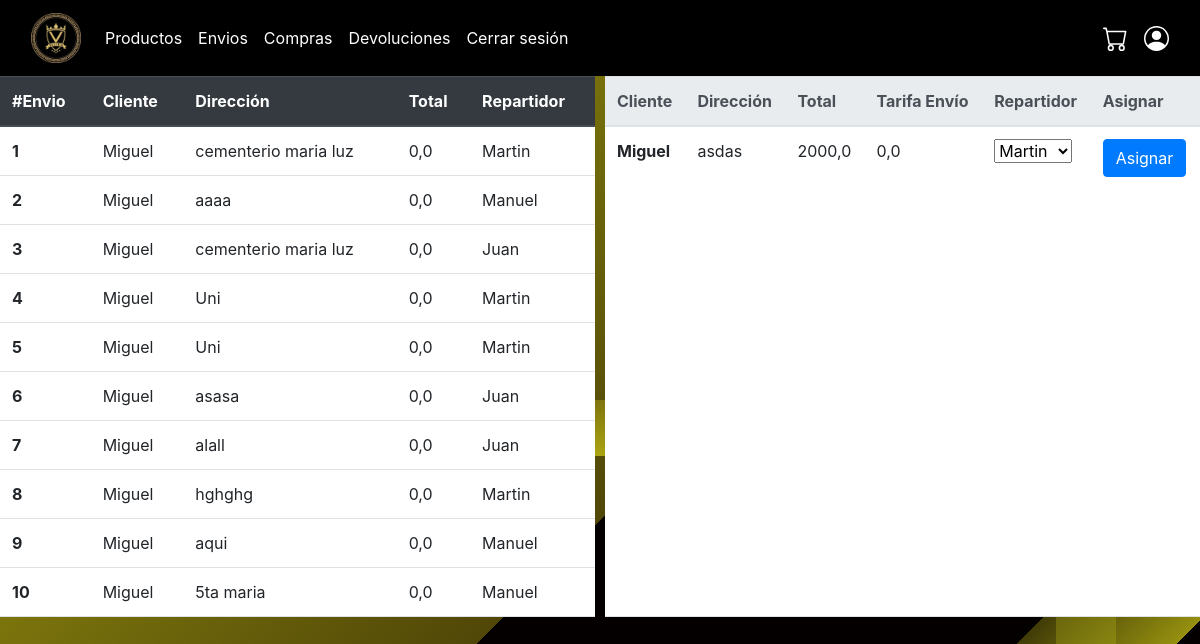
Page /envios/ (signed in) on the committed database.
### plus/models.py (models this page shows, shortened)
class Envio(models.Model):
    direccion = models.CharField(max_length=150, blank=True)
    peso = models.FloatField(null=True, blank=True)
    telefono = models.CharField(max_length=8, blank=True)
    tarifa_envio = models.FloatField(null=True, blank=True)
    repartidor = models.ForeignKey(Repartidor, on_delete=models.CASCADE, blank=True, null=True)
    compra = models.ForeignKey(Compra, on_delete=models.CASCADE)

class Compra(models.Model):
    comprobante = models.CharField(max_length=100)
    total = models.FloatField()
    fecha_compra = models.DateField()
    tipo_compra = models.BooleanField()
    cliente = models.ForeignKey(Cliente, on_delete=models.CASCADE, null=True, blank=True)
    trabajador = models.ForeignKey(Trabajador, on_delete=models.SET_NULL, null=True, blank=True)
    metodo_pago = models.ForeignKey(MetodoPago, on_delete=models.CASCADE)
    comfimada = models.BooleanField(default=0)

class Cliente(models.Model):
    user = models.OneToOneField(User, on_delete=models.CASCADE, null=True, blank=True)
    nombre = models.CharField(max_length=50)
    apellido = models.CharField(max_length=50)
    telefono = models.CharField(max_length=8)
    cedula = models.CharField(max_length=25)
    correo = models.EmailField(max_length=25, null=True, blank=True)
    contraseña = models.CharField(max_length=30)

class Repartidor(models.Model):
    nombre = models.CharField(max_length=50)
    apellido = models.CharField(max_length=50)
    telefono = models.CharField(max_length=8)
    cedula = models.CharField(max_length=25)
    matricula = models.CharField(max_length=25)

### plus/views.py (the view)
# urls.py: path('envios/', views.envios, name='envios'),
@staff_required
def envios(request):
    envios_con_repartidor = Envio.objects.filter(repartidor__isnull=False)
    envios_sin_repartidor = Envio.objects.filter(repartidor__isnull=True)
    repartidores = Repartidor.objects.all()
    context = {
        'envios_con_repartidor': envios_con_repartidor,
        'envios_sin_repartidor': envios_sin_repartidor,
        'repartidores': repartidores,
    }
    return render(request, 'plus/administracion/envios.html', context)

### plus/views.py (called while the page is built)
def is_staff_user(user):
    return user.is_staff

### plus/templates/plus/administracion/envios.html (shortened to what this page needs)
{% extends "plus/administracion/layout.html" %}
{% block body %}
<div style="display: flex; flex-direction: column; gap: 10px;">
    <div style="display: flex; gap: 10px; flex-grow: 1;">
        <table style="flex: 1;" class="table">
            <thead class="thead-dark">
                <tr>
                    <th scope="col">#Envio</th>
                    <th scope="col">Cliente</th>
                    <th scope="col">Dirección</th>
                    <th scope="col">Total</th>
                    <th scope="col">Repartidor</th>
                </tr>
            </thead>
            <tbody>
                {% for envio in envios_con_repartidor %}
                <tr>
                    <th scope="row">{{ envio.id }}</th>
                    <td>{{ envio.compra.cliente.nombre }}</td>
                    <td>{{ envio.direccion }}</td>
                    <td>{{ envio.tarifa_envio }}</td>
                    <td>{{ envio.repartidor.nombre }}</td>
                </tr>
                {% endfor %}
            </tbody>
        </table>
        <table style="flex: 1;" class="table">
            <thead class="thead-light">
                <tr>
                    <th scope="col">Cliente</th>
                    <th scope="col">Dirección</th>
                    <th scope="col">Total</th>
                    <th scope="col">Tarifa Envío</th>
                    <th scope="col">Repartidor</th>
                    <th scope="col">Asignar</th>
                </tr>
            </thead>
            <tbody>
                {% for envio in envios_sin_repartidor %}
                <tr>
                    <th scope="row">{{ envio.compra.cliente.nombre }}</th>
                    <td>{{ envio.direccion }}</td>
                    <td>{{ envio.compra.total }}</td>
                    <td>{{ envio.tarifa_envio }}</td>
                    <td>
                        <form method="POST" action="{% url 'asignar_repartidor' envio.id %}">
                            <select name="repartidor" id="repartidor_{{ envio.id }}">
                                {% for repartidor in repartidores %}
                                    <option value="{{ repartidor.id }}">{{ repartidor.nombre }}</option>
                                {% endfor %}
                            </select>
                            <td>
                                <button type="submit" class="btn btn-primary">Asignar</button>
                            </td>
                        </form>
                    </td>
                </tr>
                {% endfor %}
            </tbody>
        </table>
    </div>
</div>
{% endblock %}

### plus/static/styleAdmin.css (style rules this page uses)
html, body { margin: 0; padding: 0; height: 100%; }
body { background-image: linear-gradient(90deg, transparent 0%, transparent 88%, rgba(184, 182, 26, 0.3) 88%, rgba(184, 182, 26, 0.3) 93%, transparent 93%, transparent 100%), linear-gradient(135deg, transparent 0%, transparent 83%, rgba(203, 198, 21, 0.3) 83%, rgba(203,198,21, 0.73) 91%, transparent 91%, transparent 100%), linear-gradient(0deg, transparent 0%, transparent 43%, rgba(203,198,21, 0.73) 43%, rgba(211, 195, 24, 0.3) 50%, transparent 50%, transparent 100%), linear-gradient(135deg, transparent 0%, transparent 16%,rgba(203,198,21, 0.73) 16%, rgba(255, 235, 25, 0.3) 56%, transparent 56%, transparent 100%), linear-gradient(90deg, rgb(5, 0, 0), rgb(5, 0, 0)); }

### rows in the picture
Envio: id "1", compra.cliente.nombre "Miguel", direccion "cementerio maria luz", tarifa_envio "0,0", repartidor.nombre "Martin"
Envio: id "2", compra.cliente.nombre "Miguel", direccion "aaaa", tarifa_envio "0,0", repartidor.nombre "Manuel"
Envio: id "3", compra.cliente.nombre "Miguel", direccion "cementerio maria luz", tarifa_envio "0,0", repartidor.nombre "Juan"
Envio: id "4", compra.cliente.nombre "Miguel", direccion "Uni", tarifa_envio "0,0", repartidor.nombre "Martin"
Envio: id "5", compra.cliente.nombre "Miguel", direccion "Uni", tarifa_envio "0,0", repartidor.nombre "Martin"
Envio: id "6", compra.cliente.nombre "Miguel", direccion "asasa", tarifa_envio "0,0", repartidor.nombre "Juan"
Envio: id "7", compra.cliente.nombre "Miguel", direccion "alall", tarifa_envio "0,0", repartidor.nombre "Juan"
Envio: id "8", compra.cliente.nombre "Miguel", direccion "hghghg", tarifa_envio "0,0", repartidor.nombre "Martin"
Envio: id "9", compra.cliente.nombre "Miguel", direccion "aqui", tarifa_envio "0,0", repartidor.nombre "Manuel"
Envio: id "10", compra.cliente.nombre "Miguel", direccion "5ta maria", tarifa_envio "0,0", repartidor.nombre "Manuel"
Envio: compra.cliente.nombre "Miguel", direccion "asdas", compra.total "2000,0", tarifa_envio "0,0"

### other values in the picture
form field repartidor "Martin"
